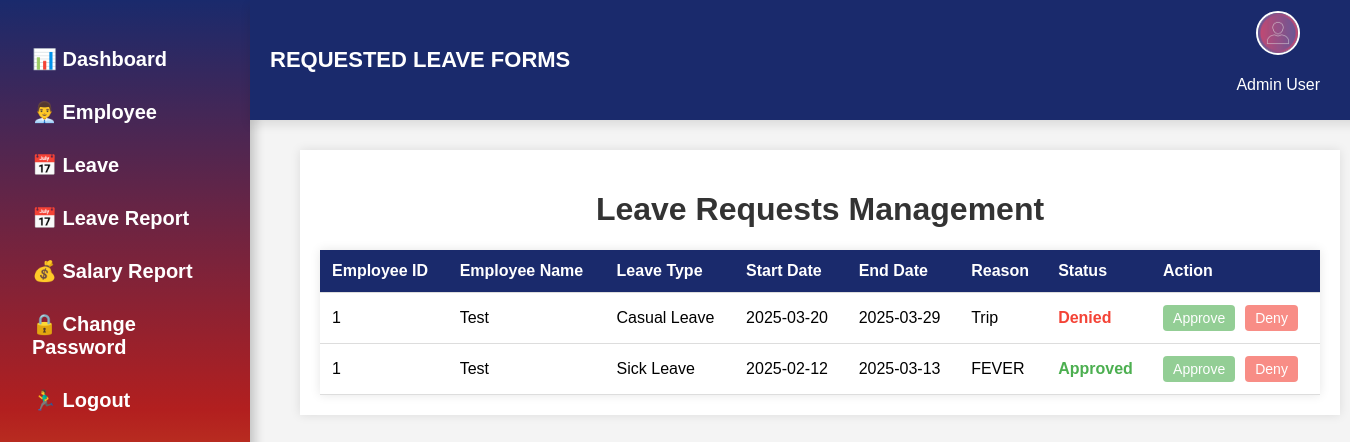
The page /admin/leave.php on the database its author committed.
### tables this page shows
CREATE TABLE `leave_request` (
  `Employee_ID` int(11) DEFAULT NULL,
  `Leave_Type` varchar(50) DEFAULT NULL,
  `Start_Date` date DEFAULT NULL,
  `End_Date` date DEFAULT NULL,
  `Reason` text DEFAULT NULL,
  `Status` enum('Pending','Approved','Denied') DEFAULT 'Pending'
);

CREATE TABLE `employees` (
  `Employee_ID` int(10) NOT NULL,
  `First_Name` text NOT NULL,
  `Middle_Name` text NOT NULL,
  `Last_Name` text NOT NULL,
  `Mobile_Number` varchar(10) NOT NULL,
  `Designation` text NOT NULL,
  `Salary` decimal(10,2) NOT NULL,
  `Email` varchar(30) NOT NULL,
  `Password` varchar(255) NOT NULL,
  `Profile_Photo` varchar(255) NOT NULL,
  `Gender` text NOT NULL,
  `Date_of_Birth` date DEFAULT NULL,
  `Aadhaar_Number` varchar(12) DEFAULT NULL,
  `Marital_Status` text NOT NULL,
  `Address_Line_1` varchar(100) NOT NULL,
  `Address_Line_2` varchar(100) NOT NULL,
  `Address_Line_3` varchar(100) NOT NULL
);

### admin/leave.php (the view, shortened to what this page needs)
<?php
$servername = "localhost";
$username = "root";
$password = "";
$dbname = "hrms";
$conn = new mysqli($servername, $username, $password, $dbname);
$admin_name = $_SESSION['admin_name'] ?? 'Admin User';
$sql = "SELECT lr.Employee_ID, e.First_Name, e.Last_Name, lr.Leave_Type, lr.Start_Date, lr.End_Date, lr.Reason, lr.Status
        FROM leave_request lr
        JOIN employees e ON lr.Employee_ID = e.Employee_ID
        ORDER BY lr.Start_Date DESC";
$result = $conn->query($sql);
?>
<!DOCTYPE html>
<html lang="en">
<head>
    <link rel="stylesheet" href="https://cdnjs.cloudflare.com/ajax/libs/font-awesome/6.0.0-beta3/css/all.min.css">
</head>
<body>
    <div class="sidebar">
        <ul>
            <li><a href="admin_dashboard.php">📊 Dashboard</a></li>
            <li><a href="employee_details.php">👨‍💼 Employee</a></li>
            <li><a href="leave.php">📅 Leave</a></li>
            <li><a href="leave_report.php">📅 Leave Report</a></li>
            <li><a href="salary_report.php">💰 Salary Report</a></li>
            <li><a href="admin_change_password.php">🔒 Change Password</a></li>
            <li><a href="admin_logout.php">🏃‍♂️ Logout</a></li>
        </ul>
    </div>
    <div class="main-content">
        <div class="header">
            <h1 style="color:white;">REQUESTED LEAVE FORMS</h1>
            <div class="profile">
                <img src="../images/profile.jpg" alt="Profile">
                <p><?php echo $admin_name; ?></p>
            </div>
        </div>
        <div class="container">
            <h1>Leave Requests Management</h1>
            <table class="leave-table">
                <thead>
                    <tr>
                        <th>Employee ID</th>
                        <th>Employee Name</th>
                        <th>Leave Type</th>
                        <th>Start Date</th>
                        <th>End Date</th>
                        <th>Reason</th>
                        <th>Status</th>
                        <th>Action</th>
                    </tr>
                </thead>
                <tbody>
                    <?php if ($result->num_rows > 0): ?>
                        <?php while ($row = $result->fetch_assoc()): ?>
                            <tr>
                                <td><?php echo $row['Employee_ID']; ?></td>
                                <td><?php echo $row['First_Name'] . ' ' . $row['Last_Name']; ?></td>
                                <td><?php echo $row['Leave_Type']; ?></td>
                                <td><?php echo $row['Start_Date']; ?></td>
                                <td><?php echo $row['End_Date']; ?></td>
                                <td><?php echo $row['Reason']; ?></td>
                                <td class="status <?php echo strtolower($row['Status']); ?>"><?php echo $row['Status']; ?></td>
                                <td>
                                    <form method="POST" action="<?php echo htmlspecialchars($_SERVER["PHP_SELF"]); ?>">
                                        <div class="status-buttons">
                                            <button type="submit" name="update_status" value="Approved" class="approved" <?php echo ($row['Status'] != 'Pending') ? 'disabled' : ''; ?>>Approve</button>
                                            <button type="submit" name="update_status" value="Denied" class="denied" <?php echo ($row['Status'] != 'Pending') ? 'disabled' : ''; ?>>Deny</button>
                                        </div>
                                    </form>
                                </td>
                            </tr>
                        <?php endwhile; ?>
                    <?php else: ?>
                        <tr>
                            <td colspan="8" style="text-align: center;">No leave requests found.</td>
                        </tr>
                    <?php endif; ?>
                </tbody>
            </table>
        </div>
    </div>
</body>
</html>

### admin/leave.php (style rules this page uses)
body { font-family: Arial, sans-serif; background-color: #f4f4f4; margin: 0; padding: 0; }
.sidebar { width: 250px; background: linear-gradient(to bottom, #1a2a6c, #b21f1f, #fdbb2d); height: 100vh; padding-top: 20px; color: white; position: fixed; top: 0; left: 0; box-shadow: 5px 0 10px rgba(0, 0, 0, 0.2); }
.sidebar ul { list-style: none; padding: 0; margin-top: 20px; }
.sidebar ul li { padding: 10px 20px; margin: -15px 0; cursor: pointer; font-size: 15px; font-weight: bold; border-left: -10px solid transparent; transition: all 0.3s ease-in-out; }
.sidebar ul li a { color: white; text-decoration: none; font-size: 20px; display: block; padding: 12px; border-radius: 8px; transition: all 0.3s ease; font-weight: bold; }
.header { width: calc(100% - 250px); height: 80px; display: flex; justify-content: space-between; align-items: center; background: #1a2a6c; padding: 20px; color: white; border-radius: 0; position: fixed; top: 0; left: 250px; box-shadow: 0 5px 10px rgba(0, 0, 0, 0.1); }
.header h1 { font-size: 22px; font-weight: bold; margin: 0; }
.profile { display: flex; flex-direction: column; align-items: center; margin-left: auto; margin-right: 50px; }
.profile img { width: 40px; height: 40px; border-radius: 50%; border: 2px solid white; margin-bottom: 5px; }
.container { width: 1000px; margin: 50px auto; background: #fff; padding: 20px; box-shadow: 0 0 10px rgba(0, 0, 0, 0.1); margin-left: 300px; margin-top: 150px; }
h1 { text-align: center; color: #333; }
.leave-table { width: 100%; border-collapse: collapse; background: #fff; box-shadow: 0 0 10px rgba(0, 0, 0, 0.1); }
.leave-table th, .leave-table td { padding: 12px; text-align: left; border-bottom: 1px solid #ddd; }
.leave-table th { background-color: #1a2a6c; color: white; }
.status-buttons { display: flex; gap: 10px; }
.status-buttons button { padding: 5px 10px; border: none; border-radius: 4px; cursor: pointer; font-size: 14px; }
.status-buttons button.approved { background-color: #4CAF50; color: white; }
.status-buttons button.denied { background-color: #f44336; color: white; }
.status { font-weight: bold; }
.status.approved { color: #4CAF50; }
.status.denied { color: #f44336; }
.status-buttons button:disabled { opacity: 0.6; cursor: not-allowed; }
.status-buttons button.approved:disabled { background-color: #4CAF50; }
.status-buttons button.denied:disabled { background-color: #f44336; }

### rows shown on the page
leave_request: Employee_ID "1", Employee_ID.First_Name "Test", Leave_Type "Casual Leave", Start_Date "2025-03-20", End_Date "2025-03-29", Reason "Trip", Status "Denied"
leave_request: Employee_ID "1", Employee_ID.First_Name "Test", Leave_Type "Sick Leave", Start_Date "2025-02-12", End_Date "2025-03-13", Reason "FEVER", Status "Approved"

### other values the page prints
$admin_name "Admin User"
